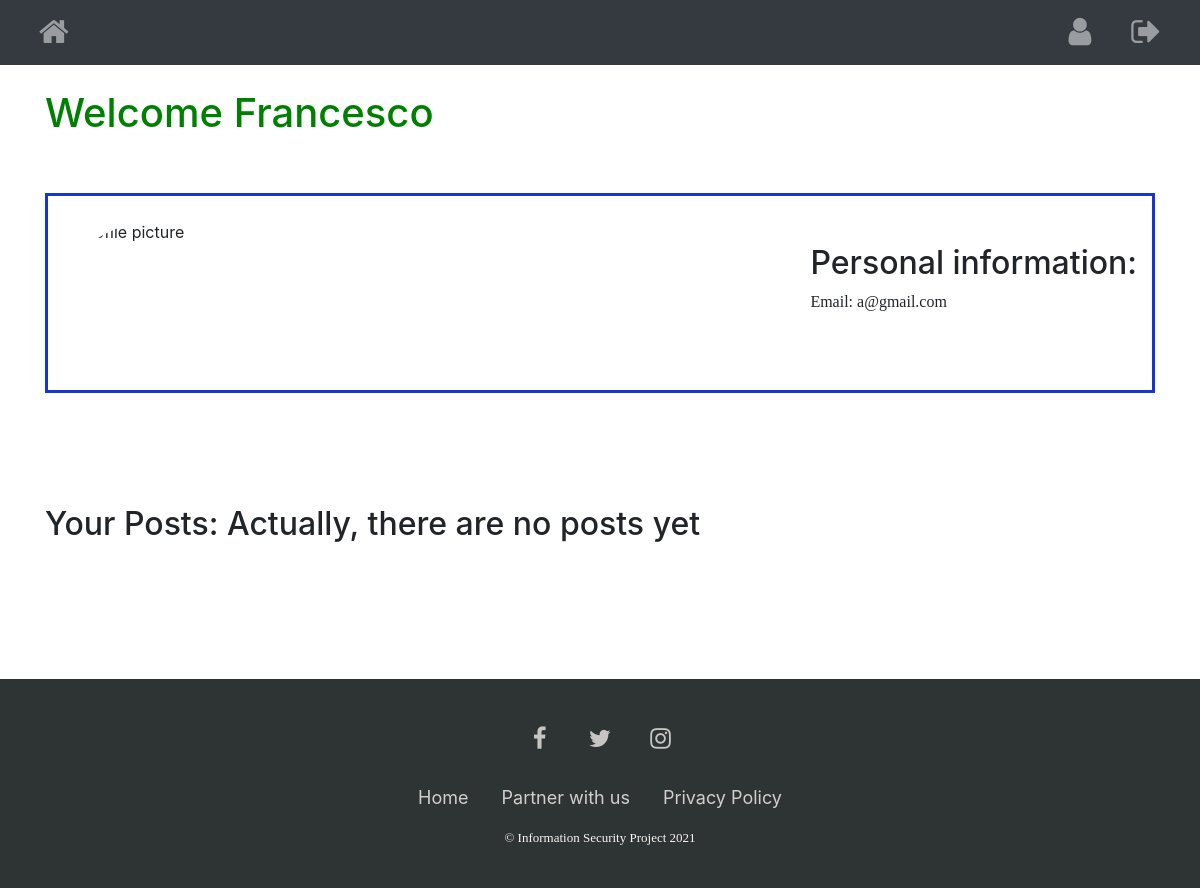
Before: /profile (signed in) with the older database file.
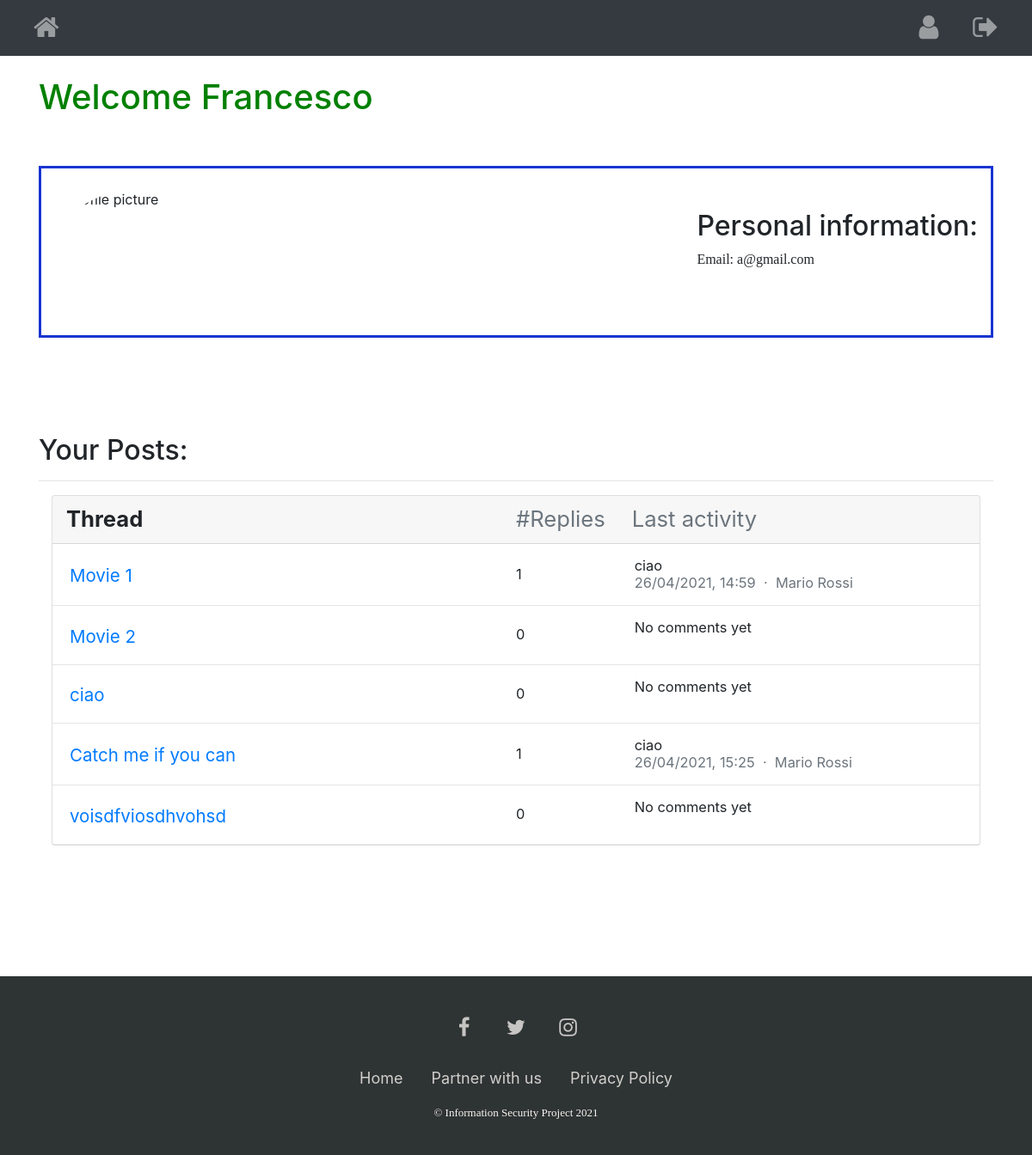
After: the same page with the newer database file.
### website/models.py (models this page shows)
class User(db.Model, UserMixin):
    id = db.Column(db.Integer, primary_key=True)
    email = db.Column(db.String(150), unique=True)
    password = db.Column(db.String(150))
    username = db.Column(db.String(150))
    posts = db.relationship('Post') # every time we create a post, add to a list the post_id and the associated user
    comments = db.relationship('Comment') # every time we create a post, add to a list the post_id and the associated user

class Post(db.Model):
    id = db.Column(db.Integer, primary_key=True)
    post_date = db.Column(db.DateTime(timezone=True), default=func.now())
    post_title = db.Column(db.String(200))
    post_text = db.Column(db.String(20000))
    post_image = db.Column(db.String(500)) #url
    user_id = db.Column(db.Integer, db.ForeignKey('user.id'))
    comments = db.relationship('Comment') # every time we create a post, add to a list the post_id and the associated post (?)

class Comment(db.Model, UserMixin):
    id = db.Column(db.Integer, primary_key=True)
    user_id = db.Column(db.Integer, db.ForeignKey('user.id'))
    post_id = db.Column(db.Integer, db.ForeignKey('post.id'))
    comment_text = db.Column(db.String(10000))
    comment_time = db.Column(db.DateTime(timezone=True), default=func.now())

### website/auth.py (the view)
@auth.route("/profile")
@login_required
def profile():
    postID_totalComments_dict = dict()
    postID_LastComment_dict = dict()
    for post in current_user.posts:
        totalComments = 0
        for comment in post.comments:
            totalComments += 1
        if len(post.comments) > 0:
            lastComment = post.comments[-1]
            postID_LastComment_dict.update({post.id : [lastComment.comment_text, lastComment.comment_time, User.query.get(lastComment.user_id).username]})
        postID_totalComments_dict.update({post.id: totalComments})
    print(postID_LastComment_dict)
    return render_template("profile.html", user=current_user, totalCommentXPost=postID_totalComments_dict, lastActivityInfo=postID_LastComment_dict)

### website/__init__.py (called while the page is built)
def create_app():
    app = Flask(__name__)
    app.config['SECRET_KEY'] = '0631188pa0b13ce0c676ader280ba245'  #for securing session data
    app.config['SQLALCHEMY_DATABASE_URI'] = f'sqlite:///{DB_NAME}'
    app.config['WTF_CSFR_ENABLED'] =True
    db.init_app(app)
    from .views import views
    from .auth import auth
    app.register_blueprint(views, url_prefix="/")
    app.register_blueprint(auth, url_prefix="/")
    from .models import User, Post, Comment
    create_database(app)
    login_manager = LoginManager(app)
    login_manager.login_view = 'auth.login'
    login_manager.login_message_category = 'info'
    login_manager.init_app(app)
    csrf = CSRFProtect()
    csrf.init_app(app)
    @login_manager.user_loader
    def load_user(id):
        return User.query.get(int(id)) #get is similar to filter_by, by defaults its gonna look for the primary key
    return app

### website/templates/profile.html (shortened to what this page needs)
{% extends "base.html" %} {% block title %}Profile{% endblock %}
{% block
content %}
<div>
    <h1>Welcome {{user.username}}</h1>
    <br>
</div>
<br>
<div class="container-fluid" style="border-style: solid solid solid solid ; border-width: 3px;	border-color:#1935d1; width: max-width; height: 200px;"
    data-column="80">
    <br>
    <div style="float:left;">
        <img src="https://i.stack.imgur.com/l60Hf.png" alt="profile picture"
            style="border-radius: 50%; float:left; cursor: pointer; cursor: hand; border: 0;" width="200" height="150">
    </div>
    <br>
    <div style="float: right;">
        <h2>Personal information:</h2>
        <p>Email: {{user.email}}</p>
    </div>
    <br>
</div>
<br><br>
<h2 style="padding-bottom: 2em; padding-top: 2em;  margin: auto;
">Your Posts: {% if user.posts|length < 1 %} Actually, there are no posts yet </h2>
        {% else %}
        <hr>
        <div class="container-fluid mt-100">
            <div class="row">
                <div class="col-md-12">
                    <div class="card mb-3">
                        <div class="card-header pr-0 pl-0">
                            <div class="row no-gutters align-items-center w-100">
                                <div class="small col font-weight-bold pl-3">Thread</div>
                                <div class="d-none d-md-block col-6 text-muted">
                                    <div class="small row no-gutters align-items-center">
                                        <div class="col-3">#Replies</div>
                                        <div class="col-6">Last activity</div>
                                    </div>
                                </div>
                            </div>
                        </div>
                        {% for post in user.posts %}
                        <div class="card-body py-3">
                            <div class=" small row no-gutters align-items-center">
                                <div class="col"><a href="/post/{{post.id}}" class="small font-weight-semibold"
                                        data-abc="true">{{post.post_title}}</a></div>
                                <div class="small d-none d-md-block col-6">
                                    <div class="small row no-gutters align-items-center">
                                        <div class="col-3">{{totalCommentXPost.get(post.id)}}</div>
                                        <div class="col-9">
                                            <div class="flex-truncate ml-2">
                                                {% if lastActivityInfo.get(post.id)[0] %}
                                                <a class="d-block text-truncate" data-abc="true"
                                                    style="text-overflow: ellipsis; overflow: hidden; white-space: nowrap;">{{lastActivityInfo.get(post.id)[0]}}</a>
                                                <div class="text-muted text-truncate">
                                                    {{lastActivityInfo.get(post.id)[1].strftime("%d/%m/%Y, %H:%M")}}
                                                    &nbsp;·&nbsp;
                                                    <a href="" class="text-muted"
                                                        data-abc="true">{{lastActivityInfo.get(post.id)[2]}}</a>
                                                </div>
                                                {% else %}
                                                <a class="d-block text-truncate" data-abc="true"
                                                    style="text-overflow: ellipsis; overflow: hidden; white-space: nowrap;">No
                                                    comments yet</a>
                                                <div class="text-muted small text-truncate"> &nbsp;&nbsp;
                                                </div>
                                                {% endif %}
                                            </div>
                                        </div>
                                    </div>
                                </div>
                            </div>
                        </div>
                        <hr class="m-0">
                        {% endfor %}
                    </div>
                </div>
            </div>
        </div>
        {% endif %}
        {% endblock %}

### website/templates/base.html (shortened to what this page needs)
<!DOCTYPE html>
<html>
<head>
  <link rel="stylesheet" type="text/css" href="{{ url_for('static', filename='main.css') }}">
  <link rel="stylesheet" href="https://stackpath.bootstrapcdn.com/bootstrap/4.4.1/css/bootstrap.min.css"
 />
  <link rel="stylesheet" href="https://stackpath.bootstrapcdn.com/font-awesome/4.7.0/css/font-awesome.min.css"
 />
</head>
<body>
  <nav class="navbar navbar-expand-lg navbar-dark bg-dark">
    <div class="container-fluid">
      <div class="collapse navbar-collapse" id="navbar">
        <ul class="navbar-nav">
          <li class="nav-item">
            <a class="nav-item nav-link" id="home" href="/" title="Home"><i class="fa fa-home fa-2x"></i></a>
          </li>
        </ul>
        <ul class="navbar-nav ml-auto">
          {% if not(user.is_authenticated) %}
          <li class="nav-item">
            <a class="nav-item nav-link" id="signUp" href="/sign-up" title="Register"><i class="fa fa-user-plus fa-2x"></i></a>
          </li>
          {% else %}
          <li class="nav-item">
            <a class="nav-item nav-link" id="signUp" href="/profile" title="Profile"><i class="fa fa-user fa-2x">&nbsp; &nbsp;</i></a>
          </li>
          <li class="nav-item">
            <a class="nav-item nav-link" id="logout" href="/logout" title="Logout"><i class="fa fa-sign-out fa-2x"></i></a>
          </li>
          {% endif %}
        </ul>
      </div>
    </div>
  </nav>
  <br>
  <div class="container">
    {% block content%}
    {% endblock %}
  </div>
  <br><br><br>
  <div class="footer-basic">
    <footer>
        <div class="social">
        <a href="https://www.facebook.com/" alt="Facebook"><i title ="facebook" class="fa fa-facebook-f"></i></a>
        <a href="https://twitter.com/" alt="Twitter"><i title ="twitter" class="fa fa-twitter"></i></a>
        <a href="https://www.instagram.com/" alt="Instagram"><i title ="instagram" class="fa fa-instagram"></i></a>
        </div>
        <ul class="list-inline">
          <li class="list-inline-item"><a href="/">Home</a></li>
          <li class="list-inline-item"><a href="mailto:isprojectmovieblog@protonmail.com">Partner with us</a></li>
          <li class="list-inline-item"><a href="https://docs.google.com/document/d/1W3INZmdL8T72_HTKPXdC8L1wqXVkkwTdJwfyl0WppaQ/edit#!">Privacy Policy</a></li>
        </ul>
        <p class="copyright">&copy; Information Security Project 2021</p>
    </footer>
  </div>
</body>
</html>

### website/static/main.css (style rules this page uses)
h1 { color: green; font-weight: bold; }
p { font-family: 'Times New Roman', Times, serif; font-weight: lighter; }
.footer-basic { padding: 40px 0; background-color: #2e3333; color: #f9f6f3; width: 100%; }
.footer-basic ul { padding: 0; list-style: none; text-align: center; font-size: 18px; line-height: 1.6; margin-bottom: 0; }
.footer-basic li { padding: 0 10px; }
.footer-basic ul a { color: inherit; text-decoration: none; opacity: 0.8; }
.footer-basic .social { text-align: center; padding-bottom: 25px; }
.footer-basic .social > a { font-size: 24px; width: 40px; height: 40px; line-height: 40px; display: inline-block; text-align: center; margin: 0 8px; color: inherit; opacity: 0.75; }
.footer-basic .copyright { margin-top: 15px; text-align: center; font-size: 13px; color: inherit; margin-bottom: 0; }

Changed rows visible on the page:
added Post: post_title "Movie 1", get "1"
added Comment: comment_text "ciao", get "26/04/2021, 14:59"
added User: username "Mario Rossi"
added Post: post_title "Movie 2", get "0", shows "No comments yet"
added Post: post_title "ciao", get "0", shows "No comments yet"
added Post: post_title "Catch me if you can", get "1", get "26/04/2021, 15:25"
added Comment: comment_text "ciao"
added Post: post_title "voisdfviosdhvohsd", get "0", shows "No comments yet"
Other visible differences:
text no longer shown: "Actually, there are no posts yet"
text now shown: "Thread #Replies Last activity"
